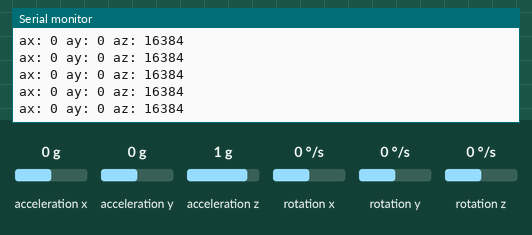
Simulated run of this sketch. Board: Arduino Uno, built with avr-gcc and run on an emulated ATmega328P. Parts: the last lines printed to the serial monitor. The test bench sets the inputs (shaded band); at power-on: acceleration x 0 g, acceleration y 0 g, acceleration z 1 g, rotation x 0 °/s, rotation y 0 °/s, rotation z 0 °/s.

Above: at 1.2 s.
1.3 s: acceleration x set to -1.4 g
At 2.2 s:
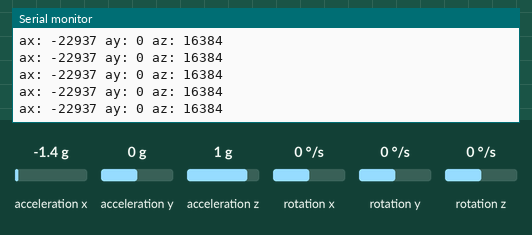
2.8 s: acceleration y set to -1.4 g
At 3.4 s:
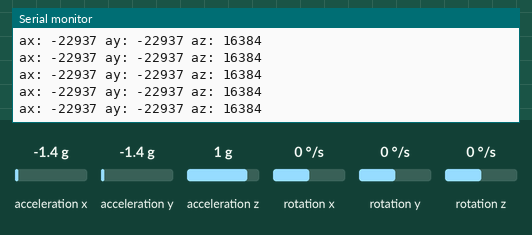
4.3 s: acceleration x set to 0 g
At 5.0 s:
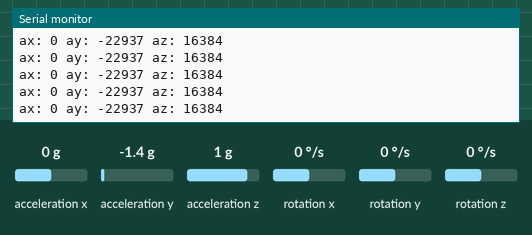
7.3 s: acceleration x set to 0.8 g
At 8.3 s:
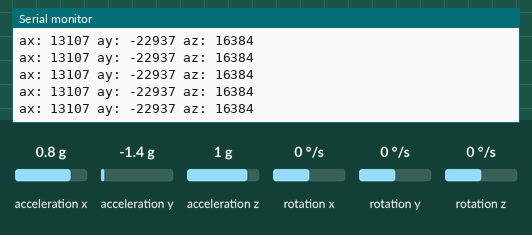
10.3 s: acceleration y set to 0.8 g
At 10.9 s:
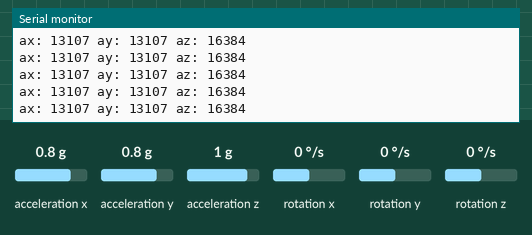
13.3 s: acceleration x set to -0.8 g
At 13.8 s:
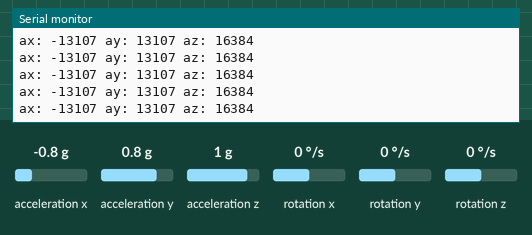
Timing chart, 0 to 16.3 s (numbered marks = the images above; inputs shaded):
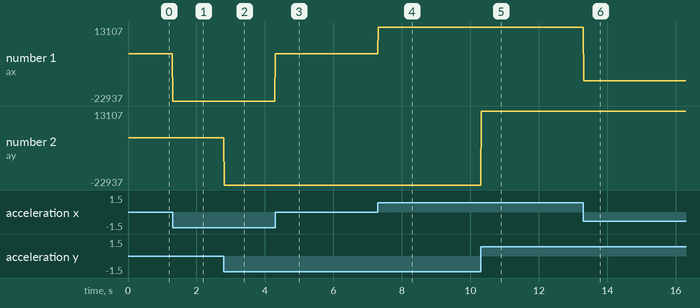

The sketch:

Test_Rambot_Gyro.ino
```cpp
#include "Wire.h"
#include "I2Cdev.h"
#include "MPU6050.h"

//pin 19 is SCL on Teenssy 4.1
//pin 18 is SDA on Teenssy 4.1
//connect to 3V line on teensy(its pin
MPU6050 accelgyro;
int16_t ax, ay, az;
int16_t gx, gy, gz;

#define Gyr_Gain 0.00763358

float AccelX;
float AccelY;
float AccelZ;

float GyroX;
float GyroY;
float GyroZ;

float mixX;
float mixY;

float pitchAccel, rollAccel;

float IMUpitch;
float IMUroll;

void setup() {
   Serial.begin(115200);
   delay(10);
   Serial.print("Starting\n");
}

boolean on=1;

void loop() {

  if (on == 1) {
          // read IMU
          Wire.begin();
          accelgyro.initialize();
          accelgyro.getMotion6(&ax, &ay, &az, &gx, &gy, &gz);

          AccelX = ax;
          AccelY = ay;
          AccelZ = az;
          GyroX = Gyr_Gain * (gx);
          GyroY = Gyr_Gain * (gy)*-1;
          GyroZ = Gyr_Gain * (gz);

          AccelY = (atan2(AccelY, AccelZ) * 180 / PI);
          AccelX = (atan2(AccelX, AccelZ) * 180 / PI);

          float dt = 0.01;
          float K = 0.9;
          float A = K / (K + dt);

          mixX = A *(mixX+GyroX*dt) + (1-A)*AccelY;
          mixY = A *(mixY+GyroY*dt) + (1-A)*AccelX;

          IMUpitch = mixX + 2.7;      // trim IMU to zero
          IMUroll = mixY - 5;


           Serial.print("ax: ");
           Serial.print(ax);
           Serial.print(" ay: ");
           Serial.print(ay);
           Serial.print(" az: ");
           Serial.println(az);

//           Serial.print("gx: ");
//           Serial.print(gx);
//           Serial.print(" gy: ");
//           Serial.print(gy);
//           Serial.print(" gz: ");
//           Serial.println(gz);
//

          Wire.end();
          delay(10);
      }
      else {
          // ignore IMU data
          Wire.end();
          IMUpitch = 0;      // IMU data is zeero, do not read IMU
          IMUroll = 0;
      }
      if(on==0){on==1;delay(100);}

    //for adjusting motor positions with gyroscope
    // legTransX = IMUpitch * -2;
    // legTransY = IMUroll * -2;

    // legTransXFiltered = filter(legTransX,legTransXFiltered,50);
    // legTransYFiltered = filter(legTransY,legTransYFiltered,50);

    // legRoll = IMUroll * -0.5;
    // legPitch = IMUpitch * 0.5;

    // legRollFiltered = filter(legRoll,legRollFiltered,60);
    // legPitchFiltered = filter(legPitch,legPitchFiltered,60);

}
```

Measured:
- after the input at 1.3 s, the serial monitor: prints a new line at once (image 1)
- after the input at 2.8 s, the serial monitor: prints a new line at once (image 2)
- after the input at 4.3 s, the serial monitor: prints a new line at once (image 3)
- after the input at 7.3 s, the serial monitor: prints a new line at once (image 4)
- after the input at 10.3 s, the serial monitor: prints a new line at once (image 5)
- after the input at 13.3 s, the serial monitor: prints a new line at once (image 6)
- plotted number 1: 0 → -22937 after the input at 1.3 s, 0 → 13107 after the input at 7.3 s, 13107 → -13107 after the input at 13.3 s
